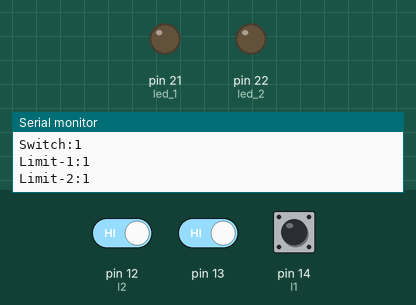
Simulated run of this sketch. Board: Arduino Mega 2560, built with avr-gcc and run on an emulated ATmega2560. Shown: output pins drawn as LEDs (lit = HIGH), the last lines printed to the serial monitor. The inputs (shaded band) are chosen by the test bench; at power-on: pin 12 (l2) HIGH, pin 13 HIGH, pin 14 (l1) HIGH.

Above: at 1.8 s.
1.9 s: pin 12 (l2) driven LOW and pin 13 driven LOW
At 2.9 s:
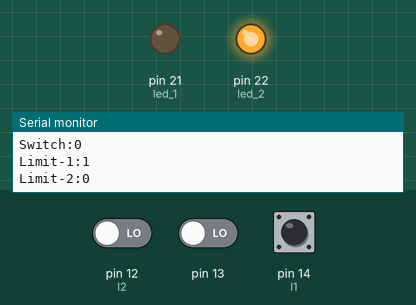
4.0 s: pin 14 (l1) pulled LOW for 3.2 s
At 5.2 s:
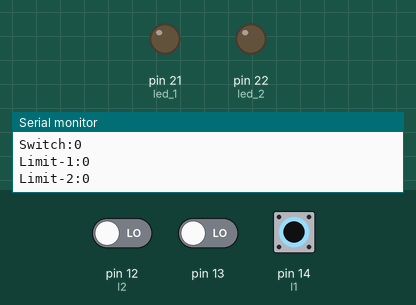
9.5 s: pin 12 (l2) driven HIGH and pin 14 (l1) driven LOW
At 11.0 s:
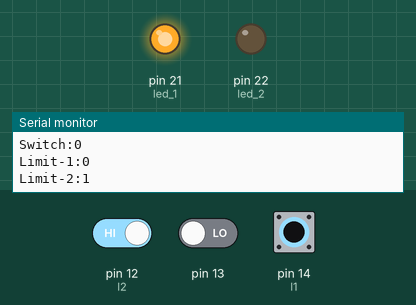
11.5 s: pin 12 (l2) driven LOW
At 12.1 s:
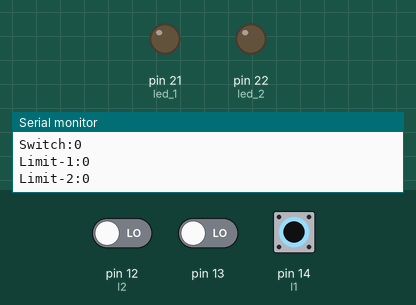
Timing chart, 0 to 14.0 s (numbered marks = the images above; inputs shaded):
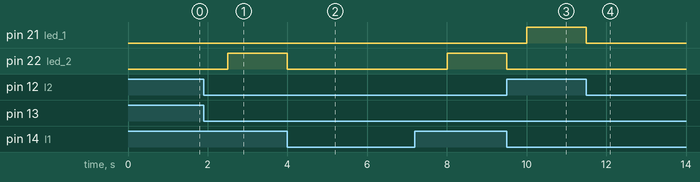

The sketch:

Gate_code.ino
```cpp
void setup(){
  Serial.begin(9600);
pinMode(14,INPUT_PULLUP); //l1
pinMode(12,INPUT_PULLUP); //l2
pinMode(22,OUTPUT);//led 2
pinMode(21,OUTPUT); //led 1
pinMode(13,INPUT_PULLUP); //s
}
void loop()
{
  //reading values for all inputs
  int l1=digitalRead(14);
  int l2=digitalRead(12);
  int s=digitalRead(13);
  //Printing the vlaues of all inputs i.e. limit-1, limit-2, switch
  Serial.print("Switch:");
  Serial.println(s);
  Serial.print("Limit-1:");
  Serial.println(l1);
  Serial.print("Limit-2:");
  Serial.println(l2);
  delay(500);
  if (s == 0&& l1==0)  //check switch input and limit-1 for moving forword
  {
   while(l2==1){         //moving till gate reaches to limit-2
   l2=digitalRead(12);
   digitalWrite(21,HIGH);
   digitalWrite(22,LOW);
   }
   digitalWrite(21,LOW); //gate reached to limit-2 i.e it is closed so stop the motor
   digitalWrite(22,LOW);
   }


  if (s == 0&& l2==0)   //check the switch input and limit-2
  {
   while(l1==1){    //check for opening the gate
   l1=digitalRead(14);
   digitalWrite(21,LOW);
   digitalWrite(22,HIGH);
   }
   digitalWrite(21,LOW);  //gate reached to limit-1 i.e it is open so stop the motor
   digitalWrite(22,LOW);
   }
}
```

Measured:
- after the input at 1.9 s, pin 22 (led_2): LOW → HIGH after 0.60 s
- after the input at 4.0 s, pin 22 (led_2): HIGH → LOW at once, → HIGH 4.0 s later
- after the input at 9.5 s, pin 21 (led_1): LOW → HIGH after 0.50 s; pin 22 (led_2): HIGH → LOW at once
- after the input at 11.5 s, pin 21 (led_1): HIGH → LOW at once
